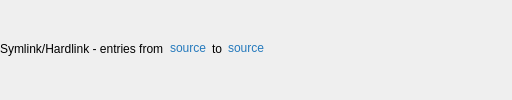
    <widget class="QWidget" name="headerWgt" native="true">
     <layout class="QHBoxLayout" name="horizontalLayout">
      <property name="leftMargin">
       <number>0</number>
      </property>
      <property name="topMargin">
       <number>0</number>
      </property>
      <property name="rightMargin">
       <number>0</number>
      </property>
      <property name="bottomMargin">
       <number>3</number>
      </property>
      <item>
       <widget class="QWidget" name="widget_11" native="true">
        <layout class="QHBoxLayout" name="horizontalLayout_2">
         <property name="leftMargin">
          <number>0</number>
         </property>
         <property name="topMargin">
          <number>0</number>
         </property>
         <property name="rightMargin">
          <number>0</number>
         </property>
         <property name="bottomMargin">
          <number>0</number>
         </property>
         <item>
          <widget class="QLabel" name="headerText1">
           <property name="text">
            <string>Symlink/Hardlink - entries from</string>
           </property>
           <property name="textInteractionFlags">
            <set>Qt::NoTextInteraction</set>
           </property>
          </widget>
         </item>
         <item>
          <widget class="QLabel" name="sourcePathText">
           <property name="maximumSize">
            <size>
             <width>160</width>
             <height>16777215</height>
            </size>
           </property>
           <property name="text">
            <string>&lt;html&gt;&lt;head/&gt;&lt;body&gt;&lt;p&gt;&lt;a href=&quot;C:&quot;&gt;&lt;span style=&quot;color: rgba(0, 100, 180, 216);text-decoration:none;&quot;&gt;source&lt;/span&gt;&lt;/a&gt;&lt;/p&gt;&lt;/body&gt;&lt;/html&gt;</string>
           </property>
           <property name="alignment">
            <set>Qt::AlignCenter</set>
           </property>
           <property name="openExternalLinks">
            <bool>true</bool>
           </property>
          </widget>
         </item>
         <item>
          <widget class="QLabel" name="headerText2">
           <property name="text">
            <string>to</string>
           </property>
           <property name="textInteractionFlags">
            <set>Qt::NoTextInteraction</set>
           </property>
          </widget>
         </item>
         <item>
          <widget class="QLabel" name="targetPathText">
           <property name="maximumSize">
            <size>
             <width>160</width>
             <height>16777215</height>
            </size>
           </property>
           <property name="text">
            <string>&lt;html&gt;&lt;head/&gt;&lt;body&gt;&lt;p&gt;&lt;a href=&quot;C:&quot;&gt;&lt;span style=&quot;color: rgba(0, 100, 180, 216);text-decoration:none;&quot;&gt;source&lt;/span&gt;&lt;/a&gt;&lt;/p&gt;&lt;/body&gt;&lt;/html&gt;</string>
           </property>
           <property name="alignment">
            <set>Qt::AlignCenter</set>
           </property>
           <property name="openExternalLinks">
            <bool>true</bool>
           </property>
          </widget>
         </item>
        </layout>
       </widget>
      </item>
      <item>
       <spacer name="horizontalSpacer">
        <property name="orientation">
         <enum>Qt::Horizontal</enum>
        </property>
        <property name="sizeHint" stdset="0">
         <size>
          <width>248</width>
          <height>20</height>
         </size>
        </property>
       </spacer>
      </item>
     </layout>
    </widget>
